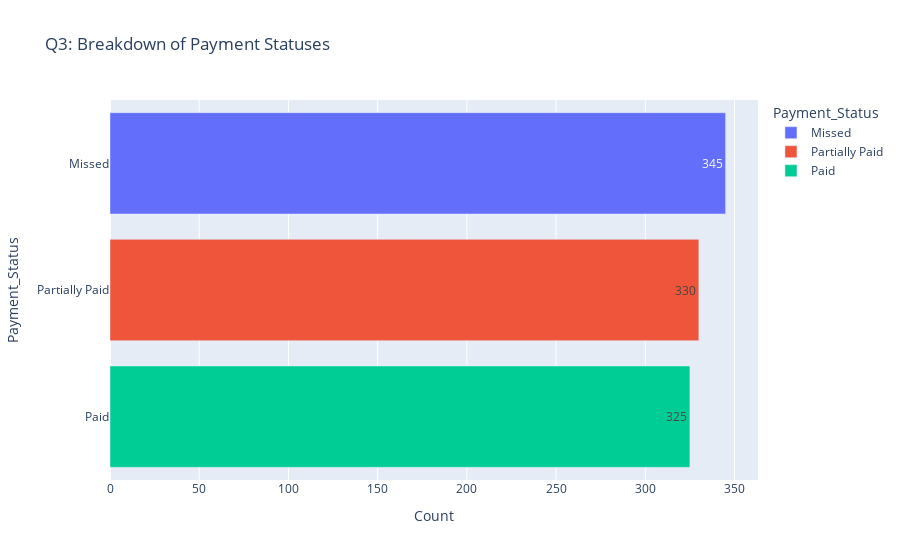

Here is the notebook cell this chart was saved with:
### Code cell
#Q3
status_counts = collections['Payment_Status'].value_counts().reset_index()
status_counts.columns = ['Payment_Status', 'Count']

fig3 = px.bar(
    status_counts,
    x='Count',
    y='Payment_Status',
    orientation='h',
    title='Q3: Breakdown of Payment Statuses',
    color='Payment_Status',
    text_auto=True
)
fig3.show()

### Figure 1 — Plotly figure (JSON) as saved in the notebook; plotly's stock layout.template omitted (floating-point values rounded to 4 significant figures)
{"data": [{"hovertemplate": "Payment_Status=%{y}<br>Count=%{x}<extra></extra>", "legendgroup": "Missed", "marker": {"color": "#636efa", "pattern": {"shape": ""}}, "name": "Missed", "orientation": "h", "showlegend": true, "textposition": "auto", "texttemplate": "%{x}", "type": "bar", "x": [345], "xaxis": "x", "y": ["Missed"], "yaxis": "y"}, {"hovertemplate": "Payment_Status=%{y}<br>Count=%{x}<extra></extra>", "legendgroup": "Partially Paid", "marker": {"color": "#EF553B", "pattern": {"shape": ""}}, "name": "Partially Paid", "orientation": "h", "showlegend": true, "textposition": "auto", "texttemplate": "%{x}", "type": "bar", "x": [330], "xaxis": "x", "y": ["Partially Paid"], "yaxis": "y"}, {"hovertemplate": "Payment_Status=%{y}<br>Count=%{x}<extra></extra>", "legendgroup": "Paid", "marker": {"color": "#00cc96", "pattern": {"shape": ""}}, "name": "Paid", "orientation": "h", "showlegend": true, "textposition": "auto", "texttemplate": "%{x}", "type": "bar", "x": [325], "xaxis": "x", "y": ["Paid"], "yaxis": "y"}], "layout": {"barmode": "relative", "legend": {"title": {"text": "Payment_Status"}, "tracegroupgap": 0}, "title": {"text": "Q3: Breakdown of Payment Statuses"}, "xaxis": {"anchor": "y", "domain": [0, 1], "title": {"text": "Count"}}, "yaxis": {"anchor": "x", "categoryarray": ["Paid", "Partially Paid", "Missed"], "categoryorder": "array", "domain": [0, 1], "title": {"text": "Payment_Status"}}}}
